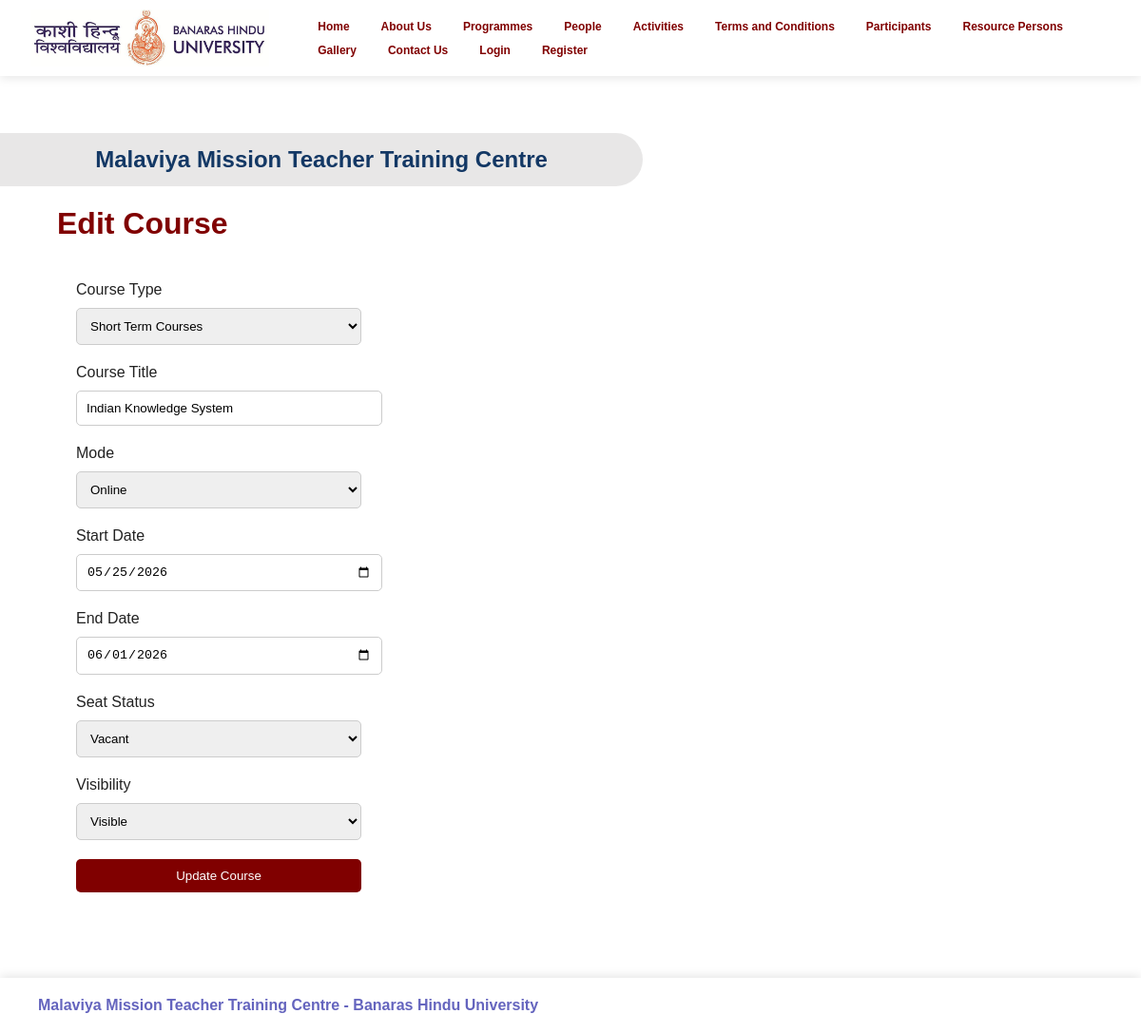
Before: /edit-course/12/ (signed in) with the older database file.
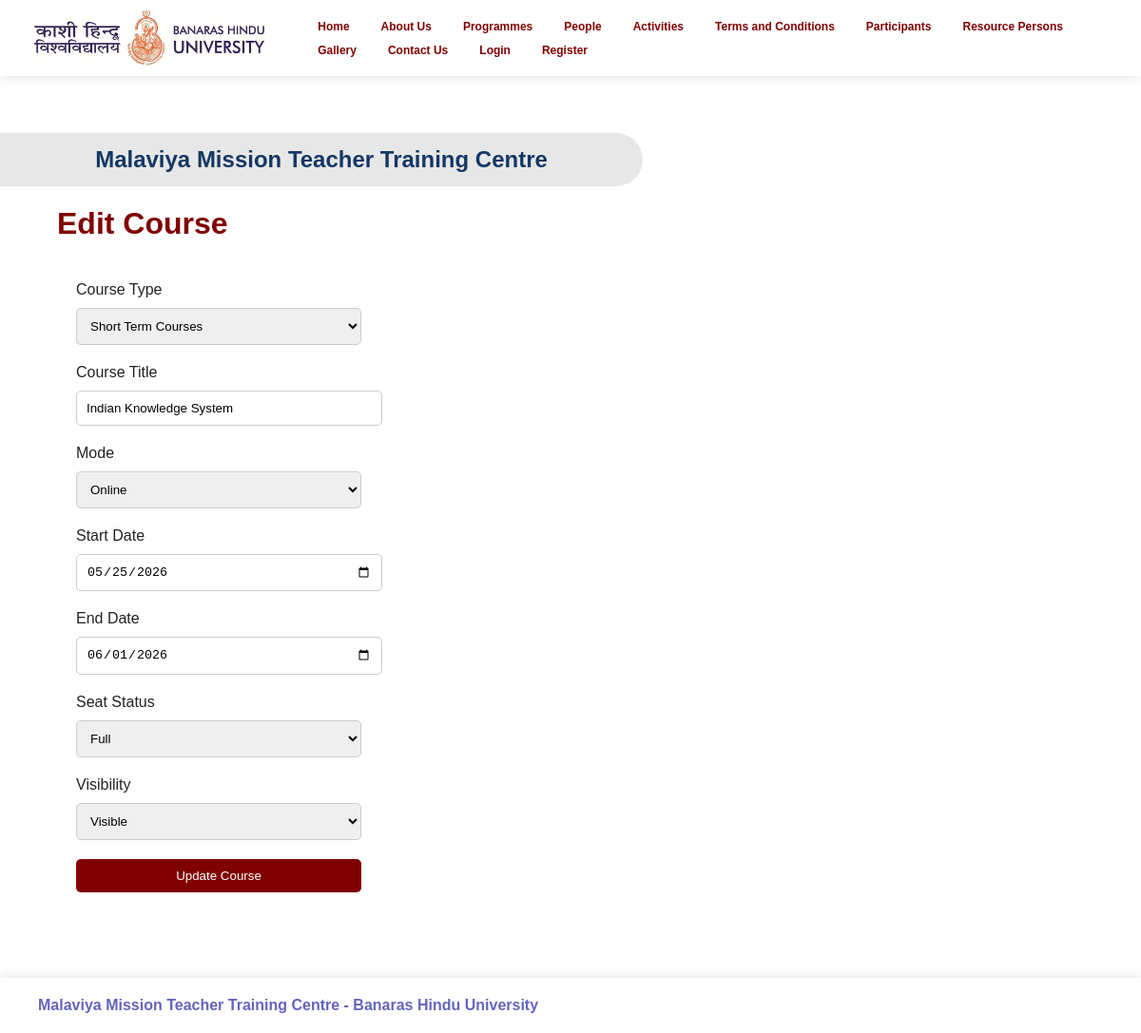
After: the same page with the newer database file.
### core/models.py (models this page shows, shortened)
class Course(models.Model):
    title = models.CharField(max_length=200)
    course_type = models.CharField(max_length=100)
    course_code = models.CharField(max_length=20)
    mode = models.CharField(max_length=20)
    start_date = models.DateField()
    end_date = models.DateField()
    seat_status = models.CharField(
        max_length=20,
        default='Vacant'
    )
    is_visible = models.BooleanField(default=True)

### core/views.py (the view, shortened to what this page needs)
@login_required
def edit_course(request, id):
    if not request.user.is_staff:
        return redirect('/dashboard/')
    course = Course.objects.get(id=id)
    return render(request,
                  'admin_panel/edit_course.html',
                  {'course': course})

### templates/admin_panel/edit_course.html (shortened to what this page needs)
{% extends 'base.html' %}
{% block content %}
<h1>Edit Course</h1>
<form method="POST">
<label>Course Type</label>
       <select name="course_type" required>
              <option value="{{ course.course_type }}">
                     {{ course.course_type }}
              </option>
       </select>
    <label>Course Title</label>
    <input type="text"
           name="title"
           value="{{ course.title }}">
       <label>Mode</label>
              <select name="mode" required>
              <option value="{{ course.mode }}">
                     {{ course.mode }}
              </option>
       </select>
    <label>Start Date</label>
    <input type="date"
           name="start_date"
           value="{{ course.start_date|date:'Y-m-d' }}">
    <label>End Date</label>
    <input type="date"
           name="end_date"
           value="{{ course.end_date|date:'Y-m-d' }}">
     <label>Seat Status</label>
       <select name="seat_status" required>
       <option value="{{ course.seat_status }}">
              {{ course.seat_status }}
       </option>
       </select>
     <label>Visibility</label>
       <select name="is_visible" required>
       <option value="true">
              Visible
       </option>
       </select>
    <button type="submit">
        Update Course
    </button>
</form>
{% endblock %}

Changed rows visible on the page:
changed Course "Short Term Courses": seat_status "Vacant" → "Full"
